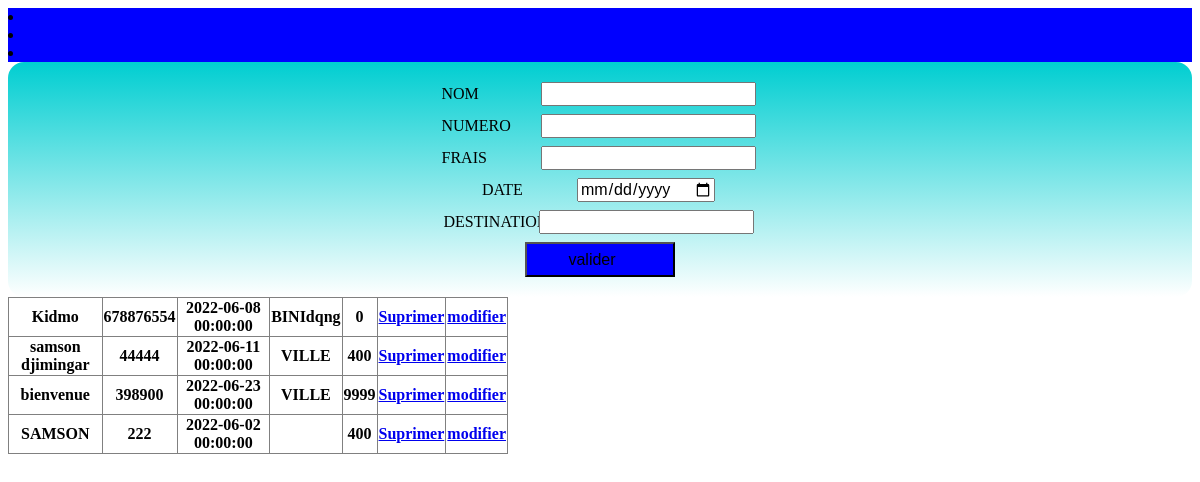
Page /gestionnaire.php on the committed database.
### tables this page shows
CREATE TABLE `tabl` (
  `id` int(100) NOT NULL,
  `nom` varchar(250) NOT NULL,
  `numero` int(100) NOT NULL,
  `date` datetime NOT NULL,
  `destination` varchar(250) NOT NULL,
  `somme` int(11) NOT NULL
);

### gestionnaire.php (the view, shortened to what this page needs)
<!DOCTYPE html>
<html lang="en">
<?php
$bdd = null;
try {
    $bdd = new PDO('mysql:host=localhost; dbname=test', 'root', '');
} catch (Exception $e) {
    die('Erreur' . $e->getMessage());
}
$reponse = $bdd->query('SELECT * FROM tabl');
$result = $reponse->fetchAll();
?>
<head>
</head>
<body>
    <header>
        <nav>
            <li></li>
            <li></li>
            <li></li>
        </nav>
    </header>
    <form action="reservation.php" method="post">
    <label for="">NOM</label>  <input type="int" name="nom"><br>
       <label for="">NUMERO</label>  <input type="int" name="numero"><br>
       <label for="">FRAIS</label> <input type="INT" name="somme"><br>
       <label for="">DATE</label><input type="date" name="date"><br>
       <label for="">DESTINATION</label><input type="text" name="destination"><br>
        <input type="submit" value="valider" id="btn">
    </form>
    <table border='1' width="500px" padding-right="350px" style="border-collapse: collapse;">
        <?php
        foreach ($result as $data) {
        ?>
            <tr>
                <th><?= $data['nom'] ?></th>
                <th><?= $data['numero'] ?></th>
                <th><?= $data['date'] ?></th>
                <th><?= $data['destination'] ?></th>
                <th><?= $data['somme'] ?></th>
                <th>
                    <a href="delete.php?id=<?=$data['id'] ?>">
                        Suprimer
                    </a>
                </th>
                <th>
                    <a href="update.php?id=<?= $data['id'] ?>">
                        modifier
                    </a>
                </th>
            </tr>
        <?php
        }
        ?>
    </table>
</body>
</html>

### gestionnaire.php (style rules this page uses)
nav { background-color: blue; width: "700px"; padding-right: 350px; }
form { text-align: center; }
form { background :linear-gradient( darkturquoise, white ) ; margin: 0 auto; padding: 1em; border-radius: 1em; }
label { display: inline-flex; width: 90px; text-align:right; padding: 1px; }
input { font: 1em sans-serif; box-sizing: border-box; border: 2px solide #999; margin: 4px; }
#btn { width: 150px; height: 35px; background-color: blue; padding-right: 22px; }

### rows in the picture
tabl: nom "Kidmo", numero "678876554", date "2022-06-08 00:00:00", destination "BINIdqng", somme "0"
tabl: nom "samson djimingar", numero "44444", date "2022-06-11 00:00:00", destination "VILLE", somme "400"
tabl: nom "bienvenue", numero "398900", date "2022-06-23 00:00:00", destination "VILLE", somme "9999"
tabl: nom "SAMSON", numero "222", date "2022-06-02 00:00:00", somme "400"
